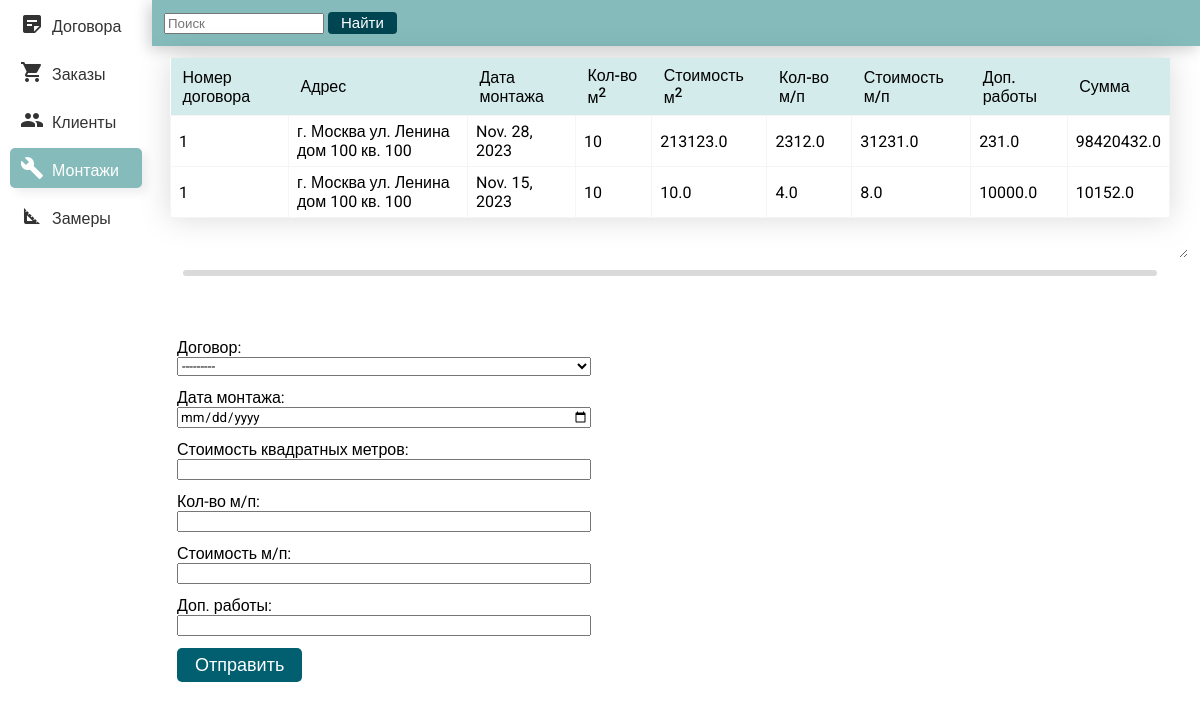
/forms/installations, run on an earlier commit of the app's database.
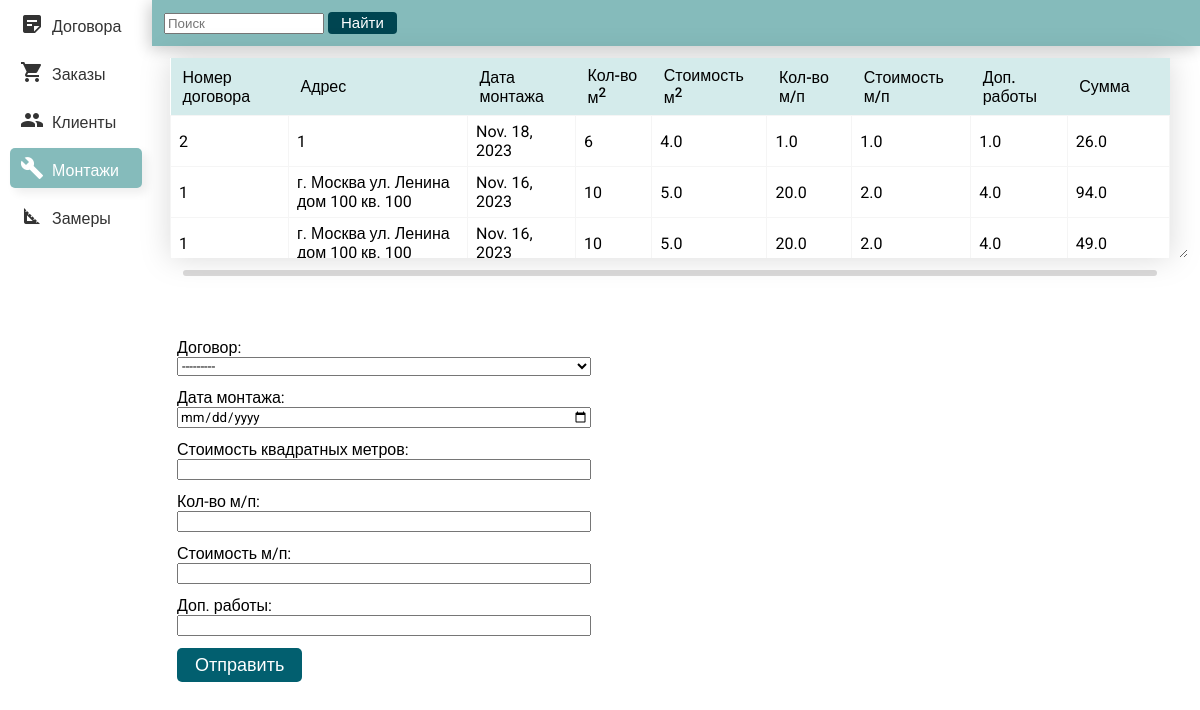
And on a later commit of the database.
### main_forms/models.py (models this page shows)
class Installations(models.Model):
    contract = models.ForeignKey(Contracts, on_delete=models.CASCADE)  # Ссылка на модель договоров.
    installation_date = models.DateField(verbose_name='Дата монтажа')                       # Дата монтажа.
    square_meters_price = models.FloatField(verbose_name='Стоимость квадратных метров')                    # Стоимость м2.
    linear_meters = models.FloatField(max_length=255, verbose_name='Кол-во м/п')            # Кол-во м/п.
    linear_meters_price = models.FloatField(verbose_name='Стоимость м/п')                   # Стоимость м/п.
    additional_works = models.FloatField(verbose_name='Доп. работы')                        # Доп. работы.
    total_amount = models.FloatField(verbose_name='Сумма')                                  # Сумма.
    objects = models.Manager()

class Contracts(models.Model):
    customer = models.ForeignKey(Customers, on_delete=models.CASCADE)
    contract_number = models.CharField(max_length=255, verbose_name='Номер договора')       # Номер договора.
    address = models.CharField(max_length=255, verbose_name='Адрес')                        # Адрес
    price = models.FloatField(verbose_name='Цена')                                          # Цена.
    prepayment = models.FloatField(verbose_name='Предоплата')                               # Предоплата.
    debt = models.FloatField(verbose_name='Долг')                                           # Долг.
    delivery_date_by_contract = models.DateField(verbose_name='Дата доставки по договору')  # Дата доставки по договору.
    objects = models.Manager()
    def __str__(self):
        return self.contract_number

### main_forms/views.py (the view)
# urls.py: path("forms/installations", views.create_installation, name="create_installation"),
def create_installation(request):
    subquery = Orders.objects.filter(contract=OuterRef('contract')).order_by('square_meters').values(
        'square_meters')[:1]
    table_data = Installations.objects.annotate(square_meters=Subquery(subquery))
    return create_entity(request, table_data, InstallationsForm, "main_forms/installations.html", "installations")

### main_forms/views.py (called while the page is built)
def create_entity(request, table_data, form_class, template_name, this_page):
    if request.method == 'POST':
        form = form_class(request.POST)
        if form.is_valid():
            task = form.save(commit=False)
            task.save()
    else:
        form = form_class
    context = {'table_data': table_data, "form": form, "this_page": this_page}
    return render(request, template_name, context=context)

### main_forms/templates/main_forms/installations.html (shortened to what this page needs)
{% extends "main_forms/base.html" %}
{% block form_block %}
<div class="table-container">
  <table>
    <thead>
      <tr>
        <th>Номер договора</th>
        <th>Адрес</th>
        <th>Дата монтажа</th>
        <th>Кол-во м<sup>2</sup></th>
        <th>Стоимость м<sup>2</sup></th>
        <th>Кол-во м/п</th>
        <th>Стоимость м/п</th>
        <th>Доп. работы</th>
        <th>Сумма</th>
      </tr>
    </thead>
    <tbody>
      {% for row in table_data|slice:'::-1' %}
      <tr>
        <td>{{ row.contract }}</td>
        <td>{{ row.contract.address }}</td>
        <td>{{ row.installation_date }}</td>
        <td>{{ row.square_meters }}</td>
        <td>{{ row.square_meters_price }}</td>
        <td>{{ row.linear_meters }}</td>
        <td>{{ row.linear_meters_price }}</td>
        <td>{{ row.additional_works }}</td>
        <td>{{ row.total_amount }}</td>
      </tr>
      {% endfor %}
    </tbody>
  </table>
</div>
<div class="resize-handle"></div>
<form action="{% url 'create_installation' %}" method="post">
  {{ form.as_div }}
  <button class="sumbit_button" type="submit" name="submit">Отправить</button>
</form>
{% endblock %}

What changed in the data, as far as the page shows it:
no longer on this page (row unchanged): Installations: contract "1", contract.address "г. Москва ул. Ленина дом 100 кв. 100", installation_date "Nov. 28, 2023", square_meters "10", square_meters_price "213123.0", linear_meters "2312.0", linear_meters_price "31231.0", additional_works "231.0", total_amount "98420432.0"
no longer on this page (row unchanged): Installations: contract "1", contract.address "г. Москва ул. Ленина дом 100 кв. 100", installation_date "Nov. 15, 2023", square_meters "10", square_meters_price "10.0", linear_meters "4.0", linear_meters_price "8.0", additional_works "10000.0", total_amount "10152.0"
added Installations: contract "2", contract.address "1", installation_date "Nov. 18, 2023", square_meters "6", square_meters_price "4.0", linear_meters "1.0", linear_meters_price "1.0", additional_works "1.0", total_amount "26.0"
added Installations: contract "1", contract.address "г. Москва ул. Ленина дом 100 кв. 100", installation_date "Nov. 16, 2023", square_meters "10", square_meters_price "5.0", linear_meters "20.0", linear_meters_price "2.0", additional_works "4.0", total_amount "94.0"
added Installations: contract "1", contract.address "г. Москва ул. Ленина дом 100 кв. 100", installation_date "Nov. 16, 2023", square_meters "10", square_meters_price "5.0", linear_meters "20.0", linear_meters_price "2.0", additional_works "4.0", total_amount "49.0"
